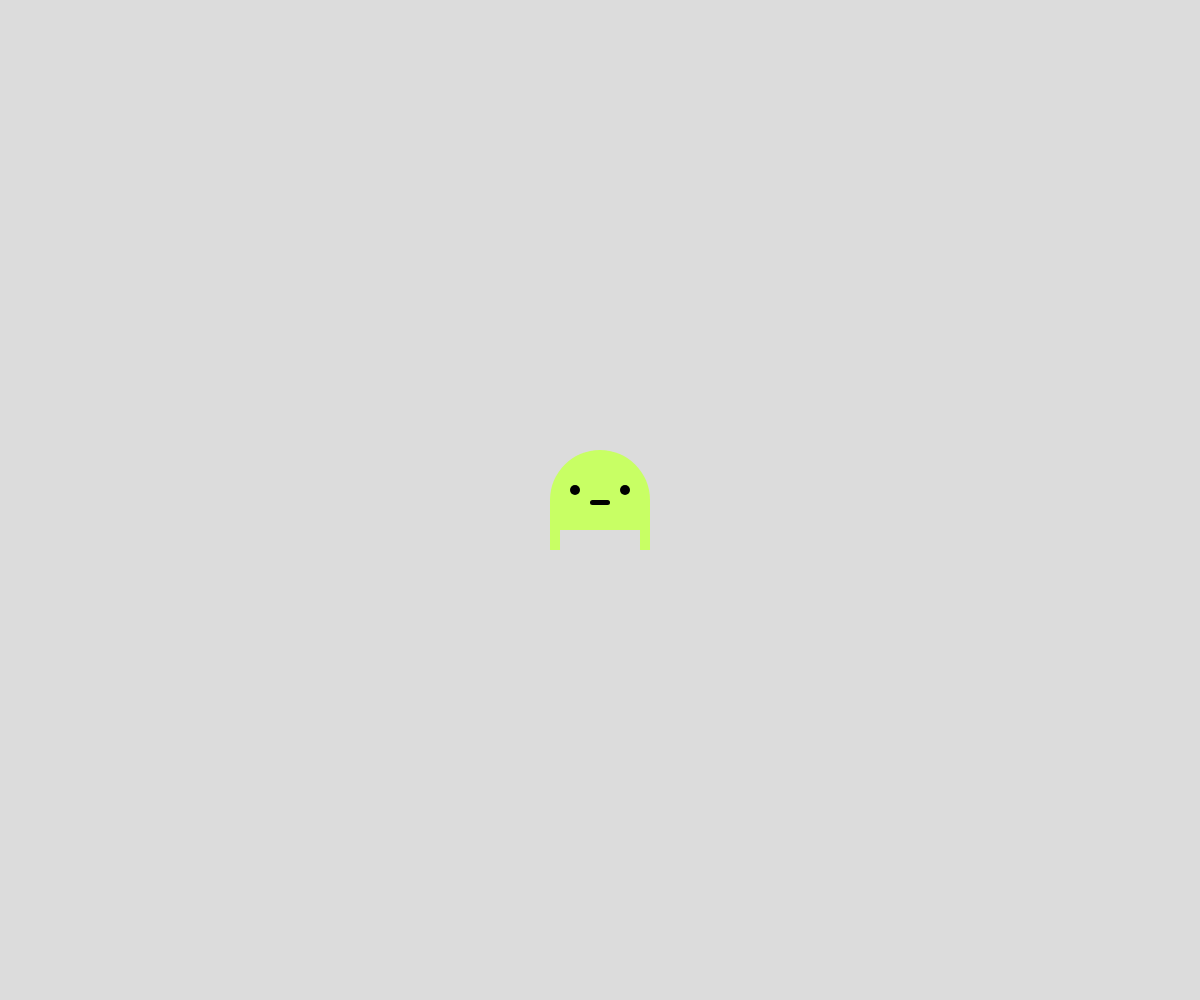
Frame 1 (no input)
Frame 60 (no input): identical to frame 1, image omitted
Frame 120 (the mouse pressed at the canvas centre since frame 60): identical to frame 1, image omitted

The p5.js sketch that drew this single still picture (run headless with seeded random() and noise() and a simulated clock; from frame 60 on, the mouse is pressed at the canvas centre):

// p5.js sketch
// ── sketch.js
// Drawing with shapes Project
// Marcus Cheecham
// Febuary 10th 2025

//Gloabal Variable Declarations
let boxX = 200, boxY = 100;
let playX, playY, playWID, playHIG;

function setup() {
  createCanvas(windowWidth, windowHeight);
  playWID = 100;
  playHIG = 100;
  playX = (width/2) - (playWID/2);
  playY = (height/2) - (playWID/2);
}

function draw() {
  background(220);
  drawCharacter();
  //drawBox();
}

function drawCharacter() {
  // to practice drawing shapes and understanding
  // the underlying coordinates
  noStroke();
  fill(200, 255, 100);
  rect(playX, playY, playWID, playHIG, 50, 50, 0, 0);
  fill(0, 0, 0);
  circle(playX + (playWID*0.25), playY + (playHIG*0.40), 10);
  circle(playX + (playWID*0.75), playY + (playHIG*0.40), 10);
  rect(playX + (playWID*0.40), playY + (playHIG*0.50), 20, 5, 5);
  fill(220, 220, 220);
  rect(playX + (playWID*0.10), playY + (playHIG*0.80), playWID*0.80, playHIG*0.20);
}

// function drawBox() {
//   // Draws a box on the screen
//   fill(255, 155, 55);
//   rect(boxX, boxY, 50, 30, 5, 5, 0, 0);
//   rect(boxX, boxY - 50, 30);
// }

// function keyPressed() {
//   if (key === "a") {
//     boxX = 0;
//   }
//   if (key === "b") {
//     boxY = 400;
//   }
//   if (keyCode === ESCAPE) {
//     boxX = width * 0.85; // 85% across the screen
//     boxY = height * 0.6; // 60% down the screen
//   }
// }
